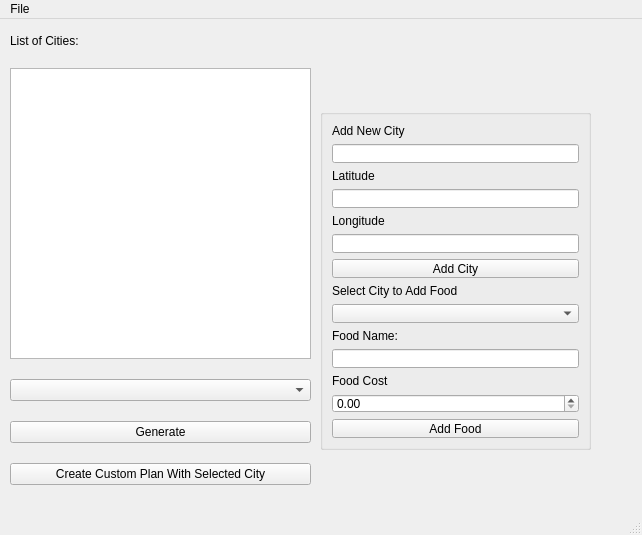
<?xml version="1.0" encoding="UTF-8"?>
<ui version="4.0">
 <class>MainWindow</class>
 <widget class="QMainWindow" name="MainWindow">
  <property name="geometry">
   <rect>
    <x>0</x>
    <y>0</y>
    <width>642</width>
    <height>535</height>
   </rect>
  </property>
  <property name="windowTitle">
   <string>MainWindow</string>
  </property>
  <widget class="QWidget" name="centralwidget">
   <widget class="QWidget" name="verticalLayoutWidget">
    <property name="geometry">
     <rect>
      <x>10</x>
      <y>10</y>
      <width>301</width>
      <height>461</height>
     </rect>
    </property>
    <layout class="QVBoxLayout" name="verticalLayout">
     <property name="spacing">
      <number>20</number>
     </property>
     <property name="topMargin">
      <number>5</number>
     </property>
     <property name="bottomMargin">
      <number>5</number>
     </property>
     <item>
      <widget class="QLabel" name="label">
       <property name="text">
        <string>List of Cities:</string>
       </property>
      </widget>
     </item>
     <item>
      <widget class="QTextBrowser" name="cityList"/>
     </item>
     <item>
      <widget class="QComboBox" name="comboBoxCities"/>
     </item>
     <item>
      <widget class="QPushButton" name="buttonGenerate">
       <property name="text">
        <string>Generate</string>
       </property>
      </widget>
     </item>
     <item>
      <widget class="QPushButton" name="customPlanButton">
       <property name="text">
        <string>Create Custom Plan With Selected City</string>
       </property>
      </widget>
     </item>
    </layout>
   </widget>
   <widget class="QGroupBox" name="adminFuncs">
    <property name="geometry">
     <rect>
      <x>320</x>
      <y>90</y>
      <width>271</width>
      <height>341</height>
     </rect>
    </property>
    <layout class="QVBoxLayout" name="verticalLayout_2">
     <item>
      <widget class="QLabel" name="label_addCity">
       <property name="text">
        <string>Add New City</string>
       </property>
      </widget>
     </item>
     <item>
      <widget class="QLineEdit" name="lineEdit_AddCity"/>
     </item>
     <item>
      <widget class="QLabel" name="label_5">
       <property name="text">
        <string>Latitude</string>
       </property>
      </widget>
     </item>
     <item>
      <widget class="QLineEdit" name="lineEdit_Latitude"/>
     </item>
     <item>
      <widget class="QLabel" name="label_6">
       <property name="text">
        <string>Longitude</string>
       </property>
      </widget>
     </item>
     <item>
      <widget class="QLineEdit" name="lineEdit_Longitude"/>
     </item>
     <item>
      <widget class="QPushButton" name="pushButton_AddCity">
       <property name="text">
        <string>Add City</string>
       </property>
      </widget>
     </item>
     <item>
      <widget class="QLabel" name="label_2">
       <property name="text">
        <string>Select City to Add Food</string>
       </property>
      </widget>
     </item>
     <item>
      <widget class="QComboBox" name="comboBox_SelectCityAddFood"/>
     </item>
     <item>
      <widget class="QLabel" name="label_3">
       <property name="text">
        <string>Food Name:</string>
       </property>
      </widget>
     </item>
     <item>
      <widget class="QLineEdit" name="lineEdit_FoodName"/>
     </item>
     <item>
      <widget class="QLabel" name="label_4">
       <property name="text">
        <string>Food Cost</string>
       </property>
      </widget>
     </item>
     <item>
      <widget class="QDoubleSpinBox" name="doubleSpinBox_FoodCost"/>
     </item>
     <item>
      <widget class="QPushButton" name="pushButton">
       <property name="text">
        <string>Add Food</string>
       </property>
      </widget>
     </item>
    </layout>
   </widget>
  </widget>
  <widget class="QMenuBar" name="menubar">
   <property name="geometry">
    <rect>
     <x>0</x>
     <y>0</y>
     <width>642</width>
     <height>20</height>
    </rect>
   </property>
   <widget class="QMenu" name="menuFile">
    <property name="title">
     <string>File</string>
    </property>
    <addaction name="actionLoad"/>
    <addaction name="actionLoad_Extended"/>
    <addaction name="actionAdmin"/>
    <addaction name="actionExit"/>
    <addaction name="actionLog_Out"/>
   </widget>
   <addaction name="menuFile"/>
  </widget>
  <widget class="QStatusBar" name="statusbar"/>
  <action name="actionAdmin">
   <property name="text">
    <string>Admin</string>
   </property>
  </action>
  <action name="actionExit">
   <property name="text">
    <string>Exit</string>
   </property>
  </action>
  <action name="actionLoad">
   <property name="text">
    <string>Load</string>
   </property>
   <property name="toolTip">
    <string>Load in cities</string>
   </property>
  </action>
  <action name="actionLog_Out">
   <property name="text">
    <string>Log Out</string>
   </property>
  </action>
  <action name="actionLoad_Extended">
   <property name="text">
    <string>Load Extended</string>
   </property>
  </action>
 </widget>
 <resources/>
 <connections/>
</ui>
